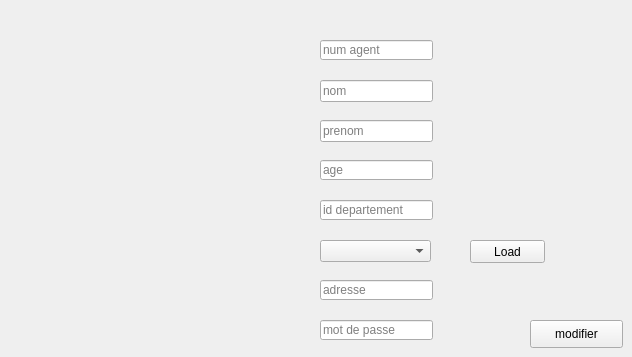
   <widget class="QWidget" name="modif">
    <attribute name="title">
     <string>Modifier agent</string>
    </attribute>
    <widget class="QPushButton" name="pb_modifier">
     <property name="geometry">
      <rect>
       <x>530</x>
       <y>320</y>
       <width>93</width>
       <height>28</height>
      </rect>
     </property>
     <property name="text">
      <string>modifier</string>
     </property>
    </widget>
    <widget class="QLineEdit" name="prenomagent_4">
     <property name="geometry">
      <rect>
       <x>320</x>
       <y>120</y>
       <width>113</width>
       <height>22</height>
      </rect>
     </property>
     <property name="placeholderText">
      <string>prenom</string>
     </property>
    </widget>
    <widget class="QLineEdit" name="adresse_4">
     <property name="geometry">
      <rect>
       <x>320</x>
       <y>280</y>
       <width>113</width>
       <height>20</height>
      </rect>
     </property>
     <property name="text">
      <string/>
     </property>
     <property name="placeholderText">
      <string>adresse</string>
     </property>
    </widget>
    <widget class="QLineEdit" name="age_4">
     <property name="geometry">
      <rect>
       <x>320</x>
       <y>160</y>
       <width>113</width>
       <height>20</height>
      </rect>
     </property>
     <property name="text">
      <string/>
     </property>
     <property name="placeholderText">
      <string>age</string>
     </property>
    </widget>
    <widget class="QLineEdit" name="nomagent_4">
     <property name="geometry">
      <rect>
       <x>320</x>
       <y>80</y>
       <width>113</width>
       <height>22</height>
      </rect>
     </property>
     <property name="placeholderText">
      <string>nom</string>
     </property>
    </widget>
    <widget class="QLineEdit" name="idagent_4">
     <property name="geometry">
      <rect>
       <x>320</x>
       <y>40</y>
       <width>113</width>
       <height>20</height>
      </rect>
     </property>
     <property name="text">
      <string/>
     </property>
     <property name="placeholderText">
      <string>num agent</string>
     </property>
    </widget>
    <widget class="QLineEdit" name="mdp_4">
     <property name="geometry">
      <rect>
       <x>320</x>
       <y>320</y>
       <width>113</width>
       <height>20</height>
      </rect>
     </property>
     <property name="placeholderText">
      <string>mot de passe</string>
     </property>
    </widget>
    <widget class="QComboBox" name="poste_4">
     <property name="geometry">
      <rect>
       <x>320</x>
       <y>240</y>
       <width>111</width>
       <height>22</height>
      </rect>
     </property>
    </widget>
    <widget class="QLineEdit" name="iddep_4">
     <property name="geometry">
      <rect>
       <x>320</x>
       <y>200</y>
       <width>113</width>
       <height>20</height>
      </rect>
     </property>
     <property name="placeholderText">
      <string>id departement</string>
     </property>
    </widget>
    <widget class="QPushButton" name="Load_2">
     <property name="geometry">
      <rect>
       <x>470</x>
       <y>240</y>
       <width>75</width>
       <height>23</height>
      </rect>
     </property>
     <property name="text">
      <string>Load</string>
     </property>
    </widget>
   </widget>
